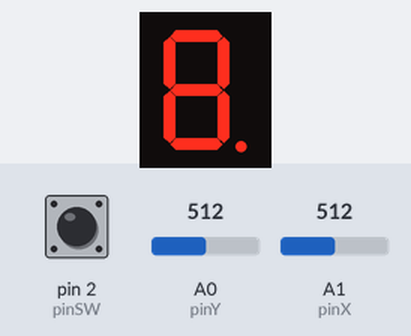
Recording of a sketch running on a simulated Arduino Uno, built with avr-gcc and run on an emulated ATmega328P. On the bench: 1-digit seven-segment display. Wiring (inferred from the names in the program): 1-digit 7-segment display, segments lit when LOW: segments pin 10, pin 9, pin 8, pin 7, pin 6, pin 5, pin 4, pin 11. The inputs (shaded band) are chosen by the test bench; at power-on: A1 (pinX) = 512, pin 2 (pinSW) HIGH, A0 (pinY) = 512. The segment pins are drawn as the display they are named for.

Above: at 1.2 s.
1.3 s: A1 (pinX) set to 810
At 1.9 s:
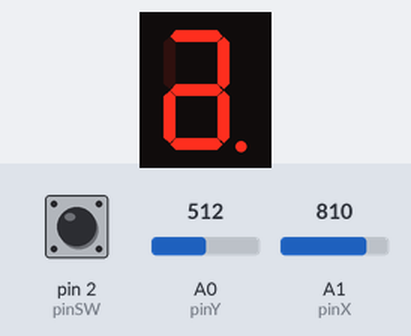
4.3 s: pin 2 (pinSW) pulled LOW for 0.15 s
5.9 s: pin 2 (pinSW) pulled LOW for 1 s
At 7.3 s:
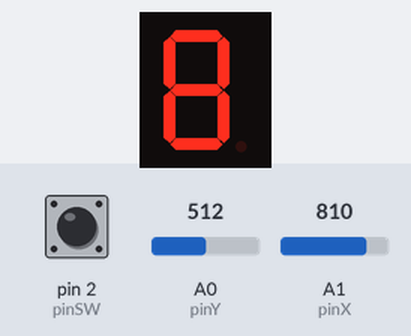
Timing chart, 0 to 8.9 s (numbered marks = the images above; inputs shaded):
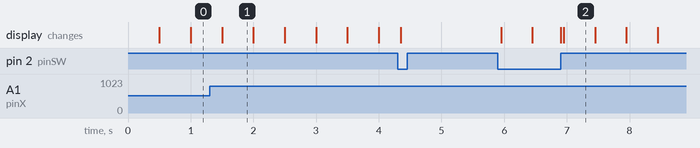

The sketch:

joystick_7segDisplay.ino
```cpp
// declare all the segments pins
const int pinA = 4;
const int pinB = 5;
const int pinC = 6;
const int pinD = 7;
const int pinE = 8;
const int pinF = 9;
const int pinG = 10;
const int pinDP = 11;

// joystick variables
const int pinSW = 2;  // digital pin connected to switch output
const int pinX = A1;  // A1 - analog pin connected to X output
const int pinY = A0;  // A0 - analog pin connected to Y output

// segment idexes for each led
const byte aIndex = 0;
const byte bIndex = 1;
const byte cIndex = 2;
const byte dIndex = 3;
const byte eIndex = 4;
const byte fIndex = 5;
const byte gIndex = 6;
const byte dpIndex = 7;

// modify if you have common anode
bool commonAnode = false;
byte state = HIGH;

// led variables
volatile byte currentLed = 0;
unsigned long lastBlink = 0;
const int blinkDelay = 500;

volatile byte currentState = 1;

// 7 digit display variables
const int segSize = 8;

int segments[segSize] = {
  pinA, pinB, pinC, pinD, pinE, pinF, pinG, pinDP
};

byte segmentStates[segSize] = {
  LOW, LOW, LOW, LOW, LOW, LOW, LOW, LOW
};  // the array which prints the leds

byte trueSegmentStates[segSize] = {
  LOW, LOW, LOW, LOW, LOW, LOW, LOW, LOW
};  // copy of the array from above, which contains the true led values

// joystick variables
volatile byte swState = LOW;
int xValue = 0;
int yValue = 0;
const int lowerThreshold = 200;
const int upperThreshold = 800;
const int highMiddleThreshold = 600;
const int lowMiddleThreshold = 400;
volatile bool joyMoved = 0;

// button variables
const int debounceDelay = 50;
unsigned long int lastDebounce = 0;
const int longPressDelay = 1000;
volatile byte lastReading = LOW;

void setup() {
  // initialize all the pins
  for (int i = 0; i < segSize; i++) {
    pinMode(segments[i], OUTPUT);
  }
  if (commonAnode == true) {
    state = !state;
  }

  pinMode(pinSW, INPUT_PULLUP);  // activate pull-up resistor on the push-button pin

  // Start the serial communication.
  // Serial.begin(9600);
}

void loop() {
  displaySegments(segments);
  checkState(currentState, currentLed);

  xValue = analogRead(pinX);
  yValue = analogRead(pinY);

  volatile byte reading = digitalRead(pinSW);

  if (lastReading != reading) {
    lastDebounce = millis();
  }
  // handle long button press
  else if ((millis() - lastDebounce) >= longPressDelay && reading == LOW && currentState == 1) {
    resetSegments();
  }

  if ((millis() - lastDebounce) >= debounceDelay) {
    if (swState != reading) {
      swState = reading;

      if (!swState) {
        if (currentState == 1) {
          currentState = 2;
        } else {
          currentState = 1;
          segmentStates[currentLed] = trueSegmentStates[currentLed];
        }
      }
    }
  }

  lastReading = reading;
}


// turn off all segments and move to dp
void resetSegments() {
  for (int i = 0; i < segSize; i++) {
    segmentStates[i] = LOW;
    trueSegmentStates[i] = LOW;
  }

  currentLed = dpIndex;
}


void displaySegments(int segments[]) {
  for (int i = 0; i < segSize; i++) {
    digitalWrite(segments[i], segmentStates[i]);
  }

  // digitalWrite(segments[segSize-1], dpState);
}


void checkState(byte currentState, byte currentLed) {
  if (currentState == 1) {

    // state 1: blink current led segment and move between segments with the joystick
    if (millis() - lastBlink >= blinkDelay) {
      lastBlink = millis();
      segmentStates[currentLed] = !segmentStates[currentLed];
    }

    // handle joystick movements
    if (xValue > upperThreshold && yValue < highMiddleThreshold && yValue > lowMiddleThreshold && joyMoved == 0) {
      move('r');  // move right
      joyMoved = 1;
    }
    if (yValue > upperThreshold && xValue < highMiddleThreshold && xValue > lowMiddleThreshold && joyMoved == 0) {
      move('u');  // move up
      joyMoved = 1;
    }
    if (xValue < lowerThreshold && yValue < highMiddleThreshold && yValue > lowMiddleThreshold && joyMoved == 0) {
      move('l');  // move left
      joyMoved = 1;
    }
    if (yValue < lowerThreshold && xValue < highMiddleThreshold && xValue > lowMiddleThreshold && joyMoved == 0) {
      move('d');  // move right
      joyMoved = 1;
    }
    if (xValue < highMiddleThreshold && xValue > lowMiddleThreshold && yValue < highMiddleThreshold && yValue > lowMiddleThreshold) {
      joyMoved = 0;
    }
  }

  else {

    // state 2: turn current led on/off by moving the joystick to right/left
    segmentStates[currentLed] = trueSegmentStates[currentLed];
    displaySegments(segments);

    if (xValue > upperThreshold && yValue < highMiddleThreshold && yValue > lowMiddleThreshold) {
      trueSegmentStates[currentLed] = HIGH;
    } else if (xValue < lowerThreshold && yValue < highMiddleThreshold && yValue > lowMiddleThreshold) {
      trueSegmentStates[currentLed] = LOW;
    }
  }
}

// handle joystick movements in state 1
// define all possible movements from each state in every direction
void move(char direction) {
  switch (direction) {
    case 'r':
      switch (currentLed) {
        case aIndex:
          currentLed = bIndex;
          segmentStates[aIndex] = trueSegmentStates[aIndex];
          break;
        case cIndex:
          currentLed = dpIndex;
          segmentStates[cIndex] = trueSegmentStates[cIndex];
          break;
        case dIndex:
          currentLed = cIndex;
          segmentStates[dIndex] = trueSegmentStates[dIndex];
          break;
        case eIndex:
          currentLed = cIndex;
          segmentStates[eIndex] = trueSegmentStates[eIndex];
          break;
        case fIndex:
          currentLed = bIndex;
          segmentStates[fIndex] = trueSegmentStates[fIndex];
          break;
        default:
          break;
      }
      break;
    case 'u':
      switch (currentLed) {
        case bIndex:
          currentLed = aIndex;
          segmentStates[bIndex] = trueSegmentStates[bIndex];
          break;
        case cIndex:
          currentLed = gIndex;
          segmentStates[cIndex] = trueSegmentStates[cIndex];
          break;
        case dIndex:
          currentLed = gIndex;
          segmentStates[dIndex] = trueSegmentStates[dIndex];
          break;
        case eIndex:
          currentLed = gIndex;
          segmentStates[eIndex] = trueSegmentStates[eIndex];
          break;
        case fIndex:
          currentLed = aIndex;
          segmentStates[fIndex] = trueSegmentStates[fIndex];
          break;
        case gIndex:
          currentLed = aIndex;
          segmentStates[gIndex] = trueSegmentStates[gIndex];
          break;
        default:
          break;
      }
      break;
    case 'l':
      switch (currentLed) {
        case aIndex:
          currentLed = fIndex;
          segmentStates[aIndex] = trueSegmentStates[aIndex];
          break;
        case bIndex:
          currentLed = fIndex;
          segmentStates[bIndex] = trueSegmentStates[bIndex];
          break;
        case cIndex:
          currentLed = eIndex;
          segmentStates[cIndex] = trueSegmentStates[cIndex];
          break;
        case dIndex:
          currentLed = eIndex;
          segmentStates[dIndex] = trueSegmentStates[dIndex];
          break;
        case dpIndex:
          currentLed = cIndex;
          segmentStates[dpIndex] = trueSegmentStates[dpIndex];
          break;
        default:
          break;
      }
      break;
    case 'd':
      switch (currentLed) {
        case aIndex:
          currentLed = gIndex;
          segmentStates[aIndex] = trueSegmentStates[aIndex];
          break;
        case bIndex:
          currentLed = gIndex;
          segmentStates[bIndex] = trueSegmentStates[bIndex];
          break;
        case cIndex:
          currentLed = dIndex;
          segmentStates[cIndex] = trueSegmentStates[cIndex];
          break;
        case eIndex:
          currentLed = dIndex;
          segmentStates[eIndex] = trueSegmentStates[eIndex];
          break;
        case fIndex:
          currentLed = gIndex;
          segmentStates[fIndex] = trueSegmentStates[fIndex];
          break;
        case gIndex:
          currentLed = dIndex;
          segmentStates[gIndex] = trueSegmentStates[gIndex];
          break;
        default:
          break;
      }
      break;
    default:
      break;
  }
}
```

Measured:
- after the input at 1.3 s, the display: changes after 0.20 s (image 1)
- after the input at 5.9 s, the display: first changes after 0.05 s (image 2 shows a later state)
- what the display in image 1 shows lasts 0.5 s, from 1.5 s to 2.0 s
